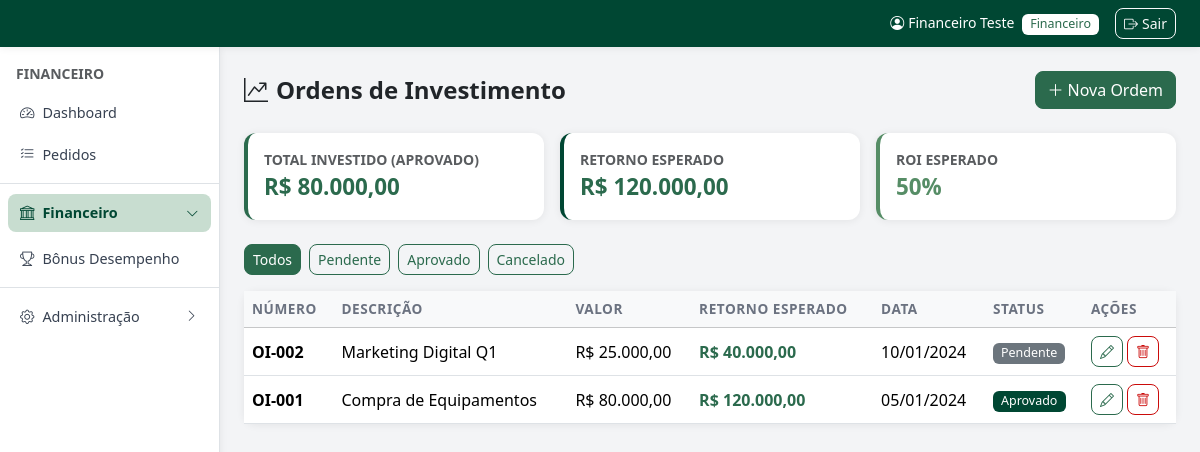
The app's page /admin/financeiro/ordens-investimento.php (signed in) with its own data.
### tables this page shows
CREATE TABLE IF NOT EXISTS ordens_investimento (
    id INT AUTO_INCREMENT PRIMARY KEY,
    numero_ordem VARCHAR(50),
    descricao VARCHAR(200),
    valor DECIMAL(12,2) DEFAULT 0,
    data_ordem DATE,
    retorno_esperado DECIMAL(12,2) DEFAULT 0,
    status ENUM('pendente','aprovado','cancelado') DEFAULT 'pendente',
    created_at TIMESTAMP DEFAULT CURRENT_TIMESTAMP
);

### admin/financeiro/ordens-investimento.php (the view, shortened to what this page needs)
<?php
require_once __DIR__ . '/../../config.php';
$filtro = $_GET['status'] ?? '';
$where = $filtro ? 'WHERE status=?' : '';
$params = $filtro ? [$filtro] : [];
$ordens = db()->prepare("SELECT * FROM ordens_investimento $where ORDER BY data_ordem DESC");
$ordens->execute($params);
$ordens = $ordens->fetchAll();
$total_invest  = db()->query('SELECT COALESCE(SUM(valor),0) FROM ordens_investimento WHERE status="aprovado"')->fetchColumn();
$total_retorno = db()->query('SELECT COALESCE(SUM(retorno_esperado),0) FROM ordens_investimento WHERE status="aprovado"')->fetchColumn();
require_once LAYOUT_PATH . '/header.php';
?>
<div class="d-flex flex-wrap justify-content-between align-items-center gap-2 mb-4">
    <h4 class="fw-bold mb-0"><i class="bi bi-graph-up-arrow me-2"></i>Ordens de Investimento</h4>
    <button class="btn btn-primary" data-bs-toggle="modal" data-bs-target="#modal" onclick="novoReg()"><i class="bi bi-plus-lg me-1"></i>Nova Ordem</button>
</div>
<div class="row g-3 mb-4">
    <div class="col-md-4"><div class="card shadow-sm border-0 border-start border-4 border-primary"><div class="card-body"><div class="text-muted small fw-semibold text-uppercase">Total Investido (Aprovado)</div><div class="fw-bold text-primary" style="font-size:1.4rem"><?= moedaBR($total_invest) ?></div></div></div></div>
    <div class="col-md-4"><div class="card shadow-sm border-0 border-start border-4 border-success"><div class="card-body"><div class="text-muted small fw-semibold text-uppercase">Retorno Esperado</div><div class="fw-bold text-success" style="font-size:1.4rem"><?= moedaBR($total_retorno) ?></div></div></div></div>
    <div class="col-md-4"><div class="card shadow-sm border-0 border-start border-4 border-info"><div class="card-body"><div class="text-muted small fw-semibold text-uppercase">ROI Esperado</div><div class="fw-bold text-info" style="font-size:1.4rem"><?= $total_invest>0?round(($total_retorno/$total_invest-1)*100,1).'%':'—' ?></div></div></div></div>
</div>
<div class="mb-3 d-flex gap-2">
    <?php foreach ([''=>'Todos','pendente'=>'Pendente','aprovado'=>'Aprovado','cancelado'=>'Cancelado'] as $v=>$l): ?>
    <a href="?status=<?= $v ?>" class="btn btn-sm btn-<?= $filtro===$v?'primary':'outline-primary' ?>"><?= $l ?></a>
    <?php endforeach; ?>
</div>
<div class="card shadow-sm border-0"><div class="card-body p-0"><div class="table-responsive">
<table class="table table-hover mb-0">
    <thead class="table-light"><tr><th>Número</th><th>Descrição</th><th>Valor</th><th>Retorno Esperado</th><th>Data</th><th>Status</th><th>Ações</th></tr></thead>
    <tbody>
    <?php if ($ordens): foreach ($ordens as $o): ?>
        <tr>
            <td><strong><?= e($o['numero_ordem']) ?></strong></td>
            <td><?= e($o['descricao']) ?></td>
            <td><?= moedaBR($o['valor']) ?></td>
            <td class="text-success fw-semibold"><?= moedaBR($o['retorno_esperado']) ?></td>
            <td><?= dataBR($o['data_ordem']) ?></td>
            <td><?= statusBadge($o['status']) ?></td>
            <td>
                <button class="btn btn-sm btn-outline-primary" onclick="editarReg(<?= htmlspecialchars(json_encode($o),ENT_QUOTES) ?>)"><i class="bi bi-pencil"></i></button>
                <form method="POST" class="d-inline" onsubmit="return confirm('Excluir?')"><button class="btn btn-sm btn-outline-danger"><i class="bi bi-trash"></i></button></form>
            </td>
        </tr>
    <?php endforeach; else: ?><tr><td colspan="7" class="text-center text-muted py-4">Nenhuma ordem de investimento.</td></tr><?php endif; ?>
    </tbody>
</table></div></div></div>
<?php require_once LAYOUT_PATH . '/footer.php'; ?>

### config.php (shortened to what this page needs)
<?php
function db() {
    static $pdo = null;
    if ($pdo === null) {
        try {
            $pdo = new PDO(
                'mysql:host=' . DB_HOST . ';dbname=' . DB_NAME . ';charset=utf8mb4',
                DB_USER, DB_PASS,
                [PDO::ATTR_ERRMODE => PDO::ERRMODE_EXCEPTION,
                 PDO::ATTR_DEFAULT_FETCH_MODE => PDO::FETCH_ASSOC]
            );
            try { $pdo->exec("ALTER TABLE pedidos ADD COLUMN lote_id VARCHAR(40) NULL"); } catch (PDOException $e) {}
            try { $pdo->exec("ALTER TABLE clientes MODIFY COLUMN email VARCHAR(255) NULL DEFAULT NULL"); } catch (PDOException $e) {}
            try { $pdo->exec("UPDATE clientes SET email = NULL WHERE email = ''"); } catch (PDOException $e) {}
            try { $pdo->exec("ALTER TABLE tabela_precos ADD COLUMN preco_network DECIMAL(10,2) NULL DEFAULT NULL"); } catch (PDOException $e) {}
            try { $pdo->exec("ALTER TABLE tabela_precos ADD COLUMN preco_auxiliar DECIMAL(10,2) NULL DEFAULT NULL"); } catch (PDOException $e) {}
            try { $pdo->exec("ALTER TABLE pedidos ADD COLUMN desconto_campanha DECIMAL(5,2) NULL DEFAULT NULL"); } catch (PDOException $e) {}
            try { $pdo->exec("ALTER TABLE bonus_ma_logs ADD COLUMN valor_utilizado DECIMAL(10,2) NOT NULL DEFAULT 0"); } catch (PDOException $e) {}
            try { $pdo->exec("ALTER TABLE pedidos ADD COLUMN forma_pagamento VARCHAR(60) NULL DEFAULT NULL"); } catch (PDOException $e) {}
            try { $pdo->exec("ALTER TABLE creditos ADD COLUMN valor_utilizado DECIMAL(12,2) NOT NULL DEFAULT 0"); } catch (PDOException $e) {}
            try { $pdo->exec("ALTER TABLE pedidos ADD COLUMN credito_utilizado DECIMAL(12,2) NULL DEFAULT NULL"); } catch (PDOException $e) {}
            try { $pdo->exec("ALTER TABLE pedidos ADD COLUMN desconto_pagamento DECIMAL(12,2) NULL DEFAULT NULL"); } catch (PDOException $e) {}
            try { $pdo->exec("ALTER TABLE clientes ADD COLUMN email VARCHAR(120) NULL DEFAULT NULL"); } catch (PDOException $e) {}
            try { $pdo->exec("ALTER TABLE clientes ADD COLUMN senha VARCHAR(255) NULL DEFAULT NULL"); } catch (PDOException $e) {}
            try { $pdo->exec("ALTER TABLE pedidos MODIFY COLUMN status ENUM('comercial','financeiro','faturamento','faturado','cancelado','reprovado') DEFAULT 'comercial'"); } catch (PDOException $e) {}
            try { $pdo->exec("ALTER TABLE usuarios MODIFY COLUMN tipo_acesso ENUM('comercial','financeiro','supervisor','tecnologia da informacao','recursos humanos','marketing','diretoria','centro tecnico','contabilidade','recepcao','expedicao') NOT NULL DEFAULT 'comercial'"); } catch (PDOException $e) {}
            try { $pdo->exec("ALTER TABLE clientes ADD COLUMN desconto_canal DECIMAL(10,4) DEFAULT 0"); } catch (PDOException $e) {}
            try { $pdo->exec("ALTER TABLE campanhas ADD COLUMN canal_venda_id INT NULL"); } catch (PDOException $e) {}
            try { $pdo->exec("ALTER TABLE clientes ADD COLUMN supervisor VARCHAR(100) NULL"); } catch (PDOException $e) {}
            try { $pdo->exec("UPDATE clientes SET supervisor = vendedor WHERE supervisor IS NULL AND vendedor IS NOT NULL"); } catch (PDOException $e) {}
            try { $pdo->exec("ALTER TABLE pedidos ADD COLUMN supervisor VARCHAR(100) NULL"); } catch (PDOException $e) {}
            try { $pdo->exec("UPDATE pedidos SET supervisor = vendedor WHERE supervisor IS NULL AND vendedor IS NOT NULL"); } catch (PDOException $e) {}
            try { $pdo->exec("CREATE TABLE IF NOT EXISTS grupo_empresas (
                id         INT AUTO_INCREMENT PRIMARY KEY,
                nome       VARCHAR(120) NOT NULL,
                descricao  TEXT,
                created_at TIMESTAMP DEFAULT CURRENT_TIMESTAMP
            )"); } catch (PDOException $e) {}
            try { $pdo->exec("CREATE TABLE IF NOT EXISTS grupo_empresas_clientes (
                id        INT AUTO_INCREMENT PRIMARY KEY,
                grupo_id  INT NOT NULL,
                cliente_id INT NOT NULL,
                UNIQUE KEY uq_grupo_cliente (grupo_id, cliente_id)
            )"); } catch (PDOException $e) {}
            try { $pdo->exec("CREATE TABLE IF NOT EXISTS webhook_logs (
                id         INT AUTO_INCREMENT PRIMARY KEY,
                origem     VARCHAR(50)  NOT NULL,
                evento     VARCHAR(100) NOT NULL,
                status     VARCHAR(20)  NOT NULL,
                detalhe    TEXT,
                cliente_id INT NULL,
                created_at TIMESTAMP DEFAULT CURRENT_TIMESTAMP
            )"); } catch (PDOException $e) {}
            try { $pdo->exec("CREATE TABLE IF NOT EXISTS pedido_logs (
                id            INT AUTO_INCREMENT PRIMARY KEY,
                pedido_id     INT          NOT NULL,
                numero_pedido VARCHAR(50)  NOT NULL,
                usuario_nome  VARCHAR(100),
                usuario_tipo  VARCHAR(30),
                acao          VARCHAR(120) NOT NULL,
                status_antes  VARCHAR(30),
                status_depois VARCHAR(30),
                detalhes      TEXT,
                created_at    TIMESTAMP DEFAULT CURRENT_TIMESTAMP,
                INDEX idx_pedido (pedido_id),
                INDEX idx_numero (numero_pedido)
            )"); } catch (PDOException $e) {}
            try { $pdo->exec("ALTER TABLE campanhas ADD COLUMN tipo VARCHAR(20) NOT NULL DEFAULT 'desconto'"); } catch (PDOException $e) {}
            try { $pdo->exec("CREATE TABLE IF NOT EXISTS campanha_bonificacao (
                id              INT AUTO_INCREMENT PRIMARY KEY,
                codigo_campanha VARCHAR(50) NOT NULL,
                produto_id      INT NOT NULL,
                quantidade      INT NOT NULL DEFAULT 1,
                KEY idx_camp_bonif (codigo_campanha)
            ) ENGINE=InnoDB DEFAULT CHARSET=utf8mb4 COLLATE=utf8mb4_unicode_ci"); } catch (PDOException $e) {}
            try { $pdo->exec("UPDATE usuarios SET tipo_usuario = 'Interno' WHERE tipo_usuario IS NULL OR tipo_usuario NOT IN ('Interno','Externo')"); } catch (PDOException $e) {}
            try { $pdo->exec("ALTER TABLE usuarios CHANGE COLUMN telefone celular VARCHAR(20)"); } catch (PDOException $e) {}
            try { $pdo->exec("RENAME TABLE sms_logs TO whatsapp_logs"); } catch (PDOException $e) {}
            try { $pdo->exec("CREATE TABLE IF NOT EXISTS whatsapp_logs (
                id          INT AUTO_INCREMENT PRIMARY KEY,
                usuario_id  INT NULL,
                destino     VARCHAR(30) NOT NULL,
                remetente   VARCHAR(30) NOT NULL,
                mensagem    TEXT NOT NULL,
                ip_origem   VARCHAR(45) NULL,
                status      VARCHAR(20) NOT NULL DEFAULT 'enviado',
                created_at  TIMESTAMP DEFAULT CURRENT_TIMESTAMP,
                INDEX idx_wa_usuario (usuario_id)
            ) ENGINE=InnoDB DEFAULT CHARSET=utf8mb4 COLLATE=utf8mb4_unicode_ci"); } catch (PDOException $e) {}
        } catch (PDOException $e) {
            die('Erro de conexão com o banco de dados. <a href="' . BASE_URL . '/install.php">Clique aqui para configurar.</a>');
        }
    }
    return $pdo;
}
function e($s) {
    return htmlspecialchars((string)($s ?? ''), ENT_QUOTES, 'UTF-8');
}
function moedaBR($v) {
    return 'R$ ' . number_format((float)$v, 2, ',', '.');
}
function dataBR($d) {
    return date('d/m/Y', strtotime($d));
}
function statusBadge($s) {
    $map = [
        'comercial'   => ['primary',   'Aguardando Comercial'],
        'financeiro'  => ['warning',   'Aguardando Financeiro'],
        'faturamento' => ['info',      'Aguardando Faturamento'],
        'faturado'    => ['success',   'Faturado'],
        'cancelado'   => ['danger',    'Cancelado'],
        'reprovado'   => ['danger',    'Cancelado'],
        'ativo'       => ['success',   'Ativo'],
        'inativo'     => ['secondary', 'Inativo'],
        'aberto'      => ['warning',   'Aberto'],
        'pago'        => ['success',   'Pago'],
        'vencido'     => ['danger',    'Vencido'],
        'aprovado'    => ['success',   'Aprovado'],
        'pendente'    => ['secondary', 'Pendente'],
    ];
    [$cls, $label] = $map[$s] ?? ['secondary', ucfirst($s)];
    return '<span class="badge bg-' . $cls . '">' . $label . '</span>';
}

### assets/css/style.css (style rules this page uses)
:root { --brand-darkest: #004733; --brand-dark: #2b6a4d; --brand-mid: #568d66; --brand-light: #a5c1ae; --gray-bg: #f3f4f6; --gray-border: #dcdfe5; --red-light: #df8080; --red-mid: #cb0b0a; --red-dark: #ad080f; --red-darkest: #8e0413; }
body { font-family: 'Segoe UI', system-ui, -apple-system, sans-serif; background-color: var(--gray-bg); }
.btn-primary { background-color: var(--brand-dark); border-color: var(--brand-dark); color: #fff; }
.btn-outline-primary { color: var(--brand-dark); border-color: var(--brand-dark); }
.text-primary { color: var(--brand-dark) !important; }
.border-primary { border-color: var(--brand-dark) !important; }
.bg-success { background-color: var(--brand-darkest) !important; }
.badge.bg-success { background-color: var(--brand-darkest) !important; }
.badge.bg-secondary { background-color: #6c757d !important; }
.text-info { color: var(--brand-mid) !important; }
.text-success { color: var(--brand-dark) !important; }
.btn-outline-danger { color: var(--red-mid); border-color: var(--red-mid); }
.card { border-radius: 12px; }
.table th { font-weight: 600; font-size: .85rem; text-transform: uppercase; letter-spacing: .04em; color: #6b7280; }
.table td { vertical-align: middle; }
.badge { font-size: .78rem; font-weight: 500; padding: .35em .65em; border-radius: 6px; }
.btn { border-radius: 8px; font-weight: 500; }
.shadow-sm { box-shadow: 0 1px 8px rgba(0,0,0,.07) !important; }
.border-start.border-primary { border-color: var(--brand-dark) !important; }
.border-start.border-success { border-color: var(--brand-darkest) !important; }
.border-start.border-info { border-color: var(--brand-mid) !important; }
body { overflow-x: hidden; }

### records on screen
ordens_investimento: numero_ordem "OI-002", descricao "Marketing Digital Q1", valor "R$ 25.000,00", retorno_esperado "R$ 40.000,00", data_ordem "10/01/2024", label "Pendente"
ordens_investimento: numero_ordem "OI-001", descricao "Compra de Equipamentos", valor "R$ 80.000,00", retorno_esperado "R$ 120.000,00", data_ordem "05/01/2024", label "Aprovado"

### other values on screen
$_usuario['nome'] "Financeiro Teste"
$_usuario['tipo'] "Financeiro"
$tipoLabels[$_usuario['tipo']] "FINANCEIRO"
moedaBR($total_invest) "R$ 80.000,00"
moedaBR($total_retorno) "R$ 120.000,00"
$l "Todos"
$l "Pendente"
$l "Aprovado"
$l "Cancelado"
